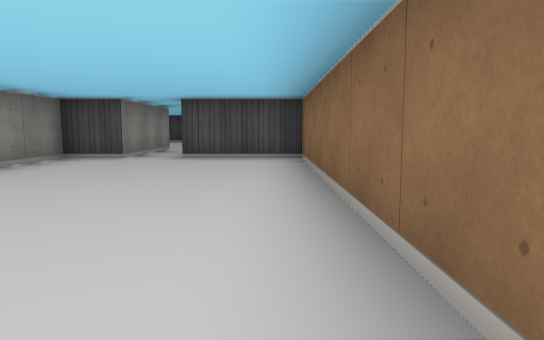
[1] (above)

12 first-person views from a walk through a cub3D ray-caster map. The camera is about half as high as the walls, tilts 6° down and sees 70° across. The floor is counted in squares. Each view is taken from the middle of a square. On the plan, view 1 faces up. The plan holds only what a view shows up to about 9 squares ahead; the rest is blank.

[2]
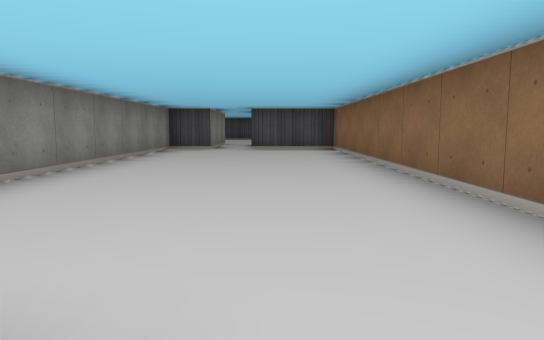

[3]
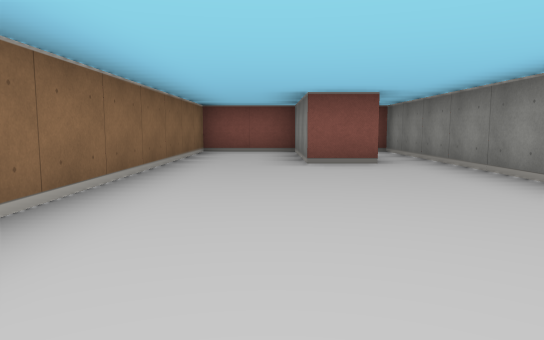

[4]
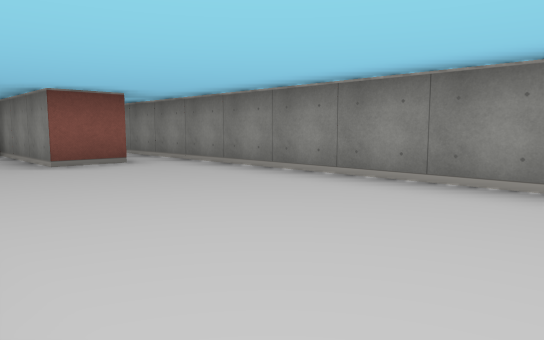

[5]
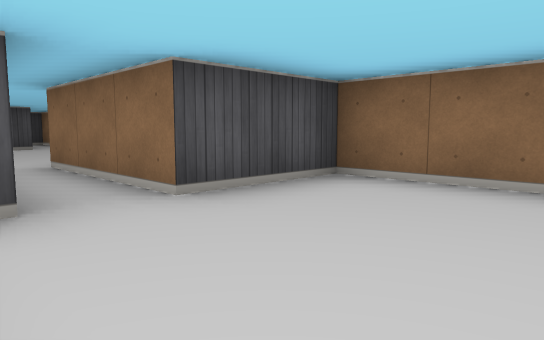

[6]
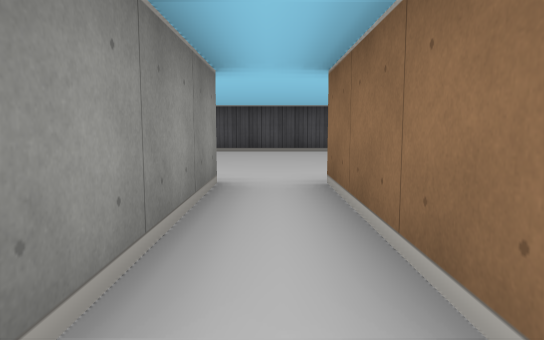

[7]
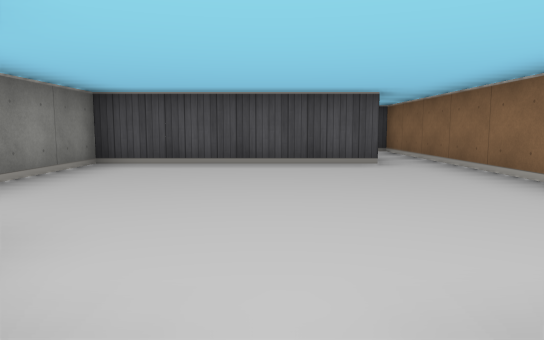

[8]
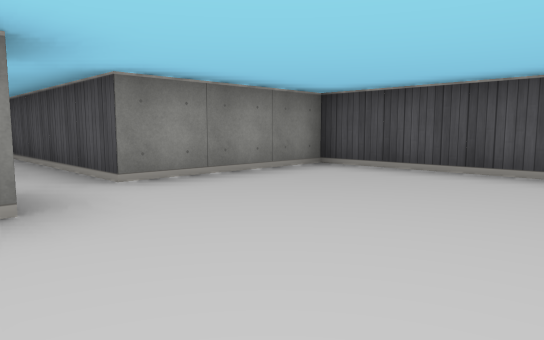

[9]
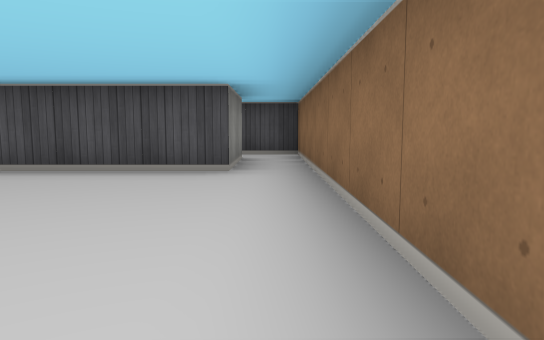

[10]
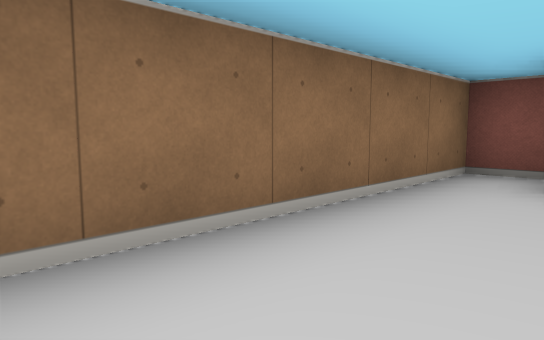

[11]
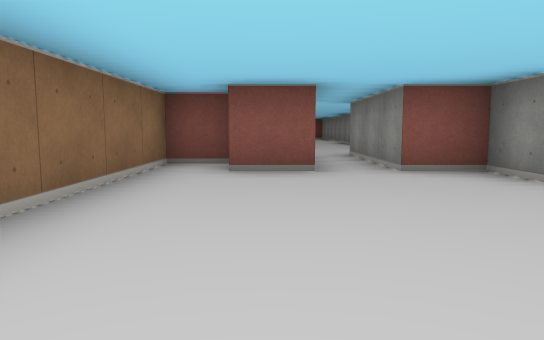

[12]
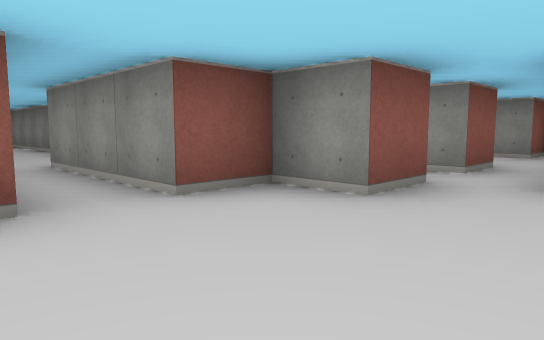

### Floor plan
Ten units are one square. View 1 is at (0, 0); x grows to the right and y downward. Boxes are objects, and circles mark ways between rooms. Rooms are numbered by the first view taken in them; rooms with no view inside come last. Other rooms are left out.
<svg viewBox="-60 -160 70 220">
<path fill="none" stroke="#000" d="M-26 25 -15 25 -15 55 5 55 5 -65 -15 -65M-25 -65 -35 -65 -35 55M-5 -145 -45 -145 -45 -115 -55 -115M-46 -105 -35 -105 -35 -95 -25 -95 -25 -65M-5 -85 5 -85 5 -145M-15 -65 -15 -95 -5 -95"/>
<circle cx="-20" cy="-60" r="3" fill="#2a7"/>
<text x="-10" y="-10">1</text>
<text x="-20" y="-120">2</text>
</svg>
Room 1 opens to room 2.

Where each view was taken, in squares from view 1:
view 1: 0 up, 0 right, facing up
view 2: 3 down, 1 left, facing up
view 3: 3 up, 1 left, facing down
view 4: 3 up, 0 right, facing down-left
view 5: 4 up, 3 left, facing up-right
view 6: 6 up, 2 left, facing up
view 7: 9 up, 2 left, facing up
view 8: 10 up, 1 left, facing up-left
view 9: 10 up, 0 right, facing up
view 10: 13 up, 1 left, facing down-right
view 11: 14 up, 1 left, facing down
view 12: 12 up, 1 left, facing down-left
